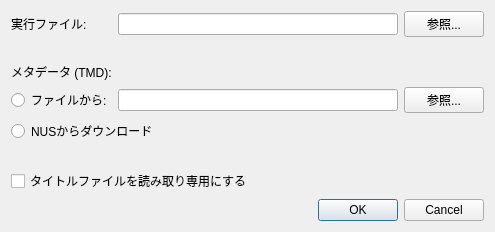
<?xml version="1.0" encoding="UTF-8"?>
<ui version="4.0">
 <class>TitleImportDialog</class>
 <widget class="QDialog" name="TitleImportDialog">
  <property name="geometry">
   <rect>
    <x>0</x>
    <y>0</y>
    <width>495</width>
    <height>202</height>
   </rect>
  </property>
  <property name="sizePolicy">
   <sizepolicy hsizetype="Fixed" vsizetype="Fixed">
    <horstretch>0</horstretch>
    <verstretch>0</verstretch>
   </sizepolicy>
  </property>
  <property name="windowTitle">
   <string>タイトルインポート - melonDS</string>
  </property>
  <layout class="QGridLayout" name="gridLayout">
   <item row="3" column="2">
    <widget class="QPushButton" name="btnTmdBrowse">
     <property name="text">
      <string>参照...</string>
     </property>
    </widget>
   </item>
   <item row="4" column="0" colspan="3">
    <widget class="QRadioButton" name="rbTmdFromNUS">
     <property name="text">
      <string>NUSからダウンロード</string>
     </property>
    </widget>
   </item>
   <item row="2" column="0" colspan="3">
    <widget class="QLabel" name="label_2">
     <property name="text">
      <string>メタデータ (TMD):</string>
     </property>
    </widget>
   </item>
   <item row="3" column="0">
    <widget class="QRadioButton" name="rbTmdFromFile">
     <property name="text">
      <string>ファイルから:</string>
     </property>
    </widget>
   </item>
   <item row="0" column="1">
    <widget class="QLineEdit" name="txtAppFile"/>
   </item>
   <item row="7" column="0" colspan="3">
    <widget class="QDialogButtonBox" name="buttonBox">
     <property name="orientation">
      <enum>Qt::Horizontal</enum>
     </property>
     <property name="standardButtons">
      <set>QDialogButtonBox::Cancel|QDialogButtonBox::Ok</set>
     </property>
    </widget>
   </item>
   <item row="1" column="0" colspan="3">
    <widget class="QLabel" name="label_4">
     <property name="text">
      <string/>
     </property>
    </widget>
   </item>
   <item row="0" column="0">
    <widget class="QLabel" name="label">
     <property name="text">
      <string>実行ファイル:</string>
     </property>
    </widget>
   </item>
   <item row="5" column="0" colspan="3">
    <widget class="QLabel" name="label_3">
     <property name="text">
      <string/>
     </property>
    </widget>
   </item>
   <item row="3" column="1">
    <widget class="QLineEdit" name="txtTmdFile"/>
   </item>
   <item row="0" column="2">
    <widget class="QPushButton" name="btnAppBrowse">
     <property name="text">
      <string>参照...</string>
     </property>
    </widget>
   </item>
   <item row="6" column="0" colspan="3">
    <widget class="QCheckBox" name="cbReadOnly">
     <property name="whatsThis">
      <string>&lt;html&gt;&lt;head/&gt;&lt;body&gt;&lt;p&gt;Makes the title executable and TMD read-only. Prevents DSi system utilities from deleting them.&lt;/p&gt;&lt;/body&gt;&lt;/html&gt;</string>
     </property>
     <property name="text">
      <string>タイトルファイルを読み取り専用にする</string>
     </property>
    </widget>
   </item>
  </layout>
 </widget>
 <tabstops>
  <tabstop>txtAppFile</tabstop>
  <tabstop>btnAppBrowse</tabstop>
  <tabstop>rbTmdFromFile</tabstop>
  <tabstop>txtTmdFile</tabstop>
  <tabstop>btnTmdBrowse</tabstop>
  <tabstop>rbTmdFromNUS</tabstop>
  <tabstop>cbReadOnly</tabstop>
 </tabstops>
 <resources/>
 <connections>
  <connection>
   <sender>buttonBox</sender>
   <signal>accepted()</signal>
   <receiver>TitleImportDialog</receiver>
   <slot>accept()</slot>
   <hints>
    <hint type="sourcelabel">
     <x>248</x>
     <y>254</y>
    </hint>
    <hint type="destinationlabel">
     <x>157</x>
     <y>274</y>
    </hint>
   </hints>
  </connection>
  <connection>
   <sender>buttonBox</sender>
   <signal>rejected()</signal>
   <receiver>TitleImportDialog</receiver>
   <slot>reject()</slot>
   <hints>
    <hint type="sourcelabel">
     <x>316</x>
     <y>260</y>
    </hint>
    <hint type="destinationlabel">
     <x>286</x>
     <y>274</y>
    </hint>
   </hints>
  </connection>
 </connections>
</ui>
